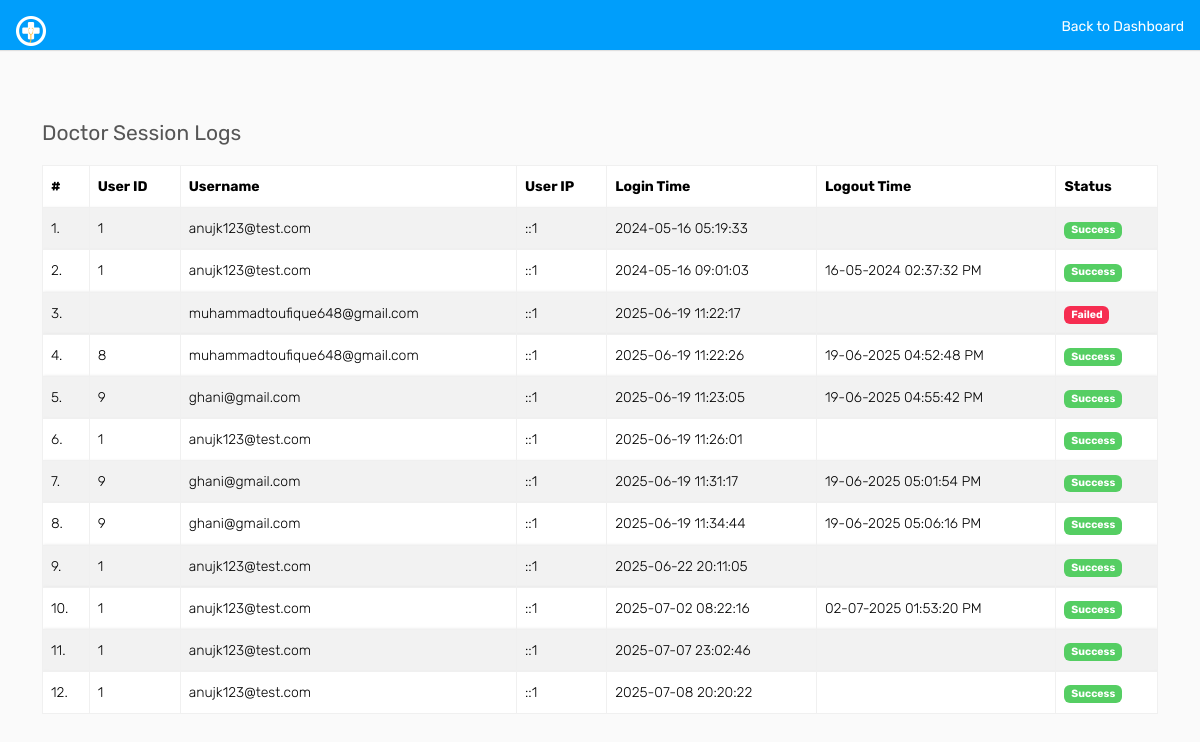
/admin/doctors/doctor-logs.php (signed in), run on the app's committed database.
### tables this page shows
CREATE TABLE `doctorslog` (
  `id` int(11) NOT NULL,
  `uid` int(11) DEFAULT NULL,
  `username` varchar(255) DEFAULT NULL,
  `userip` binary(16) DEFAULT NULL,
  `loginTime` timestamp NULL DEFAULT current_timestamp(),
  `logout` varchar(255) DEFAULT NULL,
  `status` int(11) DEFAULT NULL
);

### admin/doctors/doctor-logs.php (the view, shortened to what this page needs)
<?php
include('../includes/config.php');
if (strlen($_SESSION['id'] == 0)) {
    header('location:../auth/logout.php');
} else {
?>
    <!DOCTYPE html>
    <html lang="en">
    <head>
        <link rel="stylesheet" href="https://cdn.jsdelivr.net/npm/bootstrap@5.3.3/dist/css/bootstrap.min.css">
        <link rel="stylesheet" href="../assets/css/font-awesome.min.css">
        <link rel="stylesheet" href="../assets/css/style.css">
    </head>
    <body>
            <div class="header bg-primary mb-4 p-3 d-flex justify-content-between">
                <a href="../dashboard.php" class="text-white text-decoration-none">
                    <img src="../assets/images/logo.png" width="30" height="30" alt="CARE">
                </a>
                <a href="../dashboard.php" class="text-white text-decoration-none">Back to Dashboard</a>
            </div>
        <div class="container mt-5 pt-5 ">
            <div class="content">
                <div class="row">
                    <div class="col-sm-6 pt-4">
                        <h4 class="page-title">Doctor Session Logs</h4>
                    </div>
                </div>
                <div class="row">
                    <div class="col-md-12">
                        <div class="table-responsive">
                            <table class="table table-bordered table-striped custom-table mb-0">
                                <thead>
                                    <tr>
                                        <th>#</th>
                                        <th>User ID</th>
                                        <th>Username</th>
                                        <th>User IP</th>
                                        <th>Login Time</th>
                                        <th>Logout Time</th>
                                        <th>Status</th>
                                    </tr>
                                </thead>
                                <tbody>
                                    <?php
                                    $sql = mysqli_query($con, "SELECT * FROM doctorslog");
                                    $cnt = 1;
                                    while ($row = mysqli_fetch_array($sql)) {
                                    ?>
                                        <tr>
                                            <td><?php echo $cnt; ?>.</td>
                                            <td><?php echo $row['uid']; ?></td>
                                            <td><?php echo $row['username']; ?></td>
                                            <td><?php echo $row['userip']; ?></td>
                                            <td><?php echo $row['loginTime']; ?></td>
                                            <td><?php echo $row['logout']; ?></td>
                                            <td>
                                                <?php if ($row['status'] == 1) {
                                                    echo '<span class="badge badge-success">Success</span>';
                                                } else {
                                                    echo '<span class="badge badge-danger">Failed</span>';
                                                } ?>
                                            </td>
                                        </tr>
                                    <?php $cnt++;
                                    } ?>
                                </tbody>
                            </table>
                        </div>
                    </div>
                </div>
            </div>
        </div>
    </body>
    </html>
<?php } ?>

### data on the page
doctorslog: uid "1", username "anujk123@test.com", userip "::1", loginTime "2024-05-16 05:19:33", status "Success"
doctorslog: uid "1", username "anujk123@test.com", userip "::1", loginTime "2024-05-16 09:01:03", logout "16-05-2024 02:37:32 PM", status "Success"
doctorslog: username "muhammadtoufique648@gmail.com", userip "::1", loginTime "2025-06-19 11:22:17", status "Failed"
doctorslog: uid "8", username "muhammadtoufique648@gmail.com", userip "::1", loginTime "2025-06-19 11:22:26", logout "19-06-2025 04:52:48 PM", status "Success"
doctorslog: uid "9", username "ghani@gmail.com", userip "::1", loginTime "2025-06-19 11:23:05", logout "19-06-2025 04:55:42 PM", status "Success"
doctorslog: uid "1", username "anujk123@test.com", userip "::1", loginTime "2025-06-19 11:26:01", status "Success"
doctorslog: uid "9", username "ghani@gmail.com", userip "::1", loginTime "2025-06-19 11:31:17", logout "19-06-2025 05:01:54 PM", status "Success"
doctorslog: uid "9", username "ghani@gmail.com", userip "::1", loginTime "2025-06-19 11:34:44", logout "19-06-2025 05:06:16 PM", status "Success"
doctorslog: uid "1", username "anujk123@test.com", userip "::1", loginTime "2025-06-22 20:11:05", status "Success"
doctorslog: uid "1", username "anujk123@test.com", userip "::1", loginTime "2025-07-02 08:22:16", logout "02-07-2025 01:53:20 PM", status "Success"
doctorslog: uid "1", username "anujk123@test.com", userip "::1", loginTime "2025-07-07 23:02:46", status "Success"
doctorslog: uid "1", username "anujk123@test.com", userip "::1", loginTime "2025-07-08 20:20:22", status "Success"
